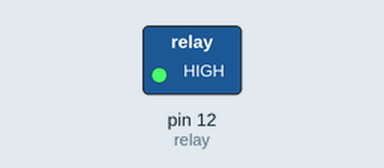
This sketch was run on a simulated Arduino Uno, built with avr-gcc and run on an emulated ATmega328P. Shown: switched loads named in the sketch (green lamp = pin HIGH).

Above: at 0.1 s.
Timing chart, 0 to 1.6 s (numbered marks = the images above):
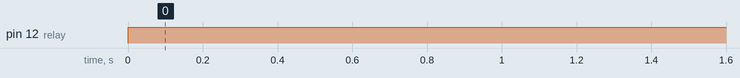

The sketch:

relaypompa.ino
```cpp
#define relay 12
 int dep=7200000; //on pompa selama 2 jam
 int dej=20000; //delay relay on 20 detik

void setup() {
 // put your setup code here, to run once:
 pinMode(relay, OUTPUT);


}

void loop() {
  // put your main code here, to run repeatedly:
digitalWrite(relay, HIGH);
  delay(dej);
}
```

Measured:
- by itself, pin 12 (relay): LOW → HIGH at 0.00 s
